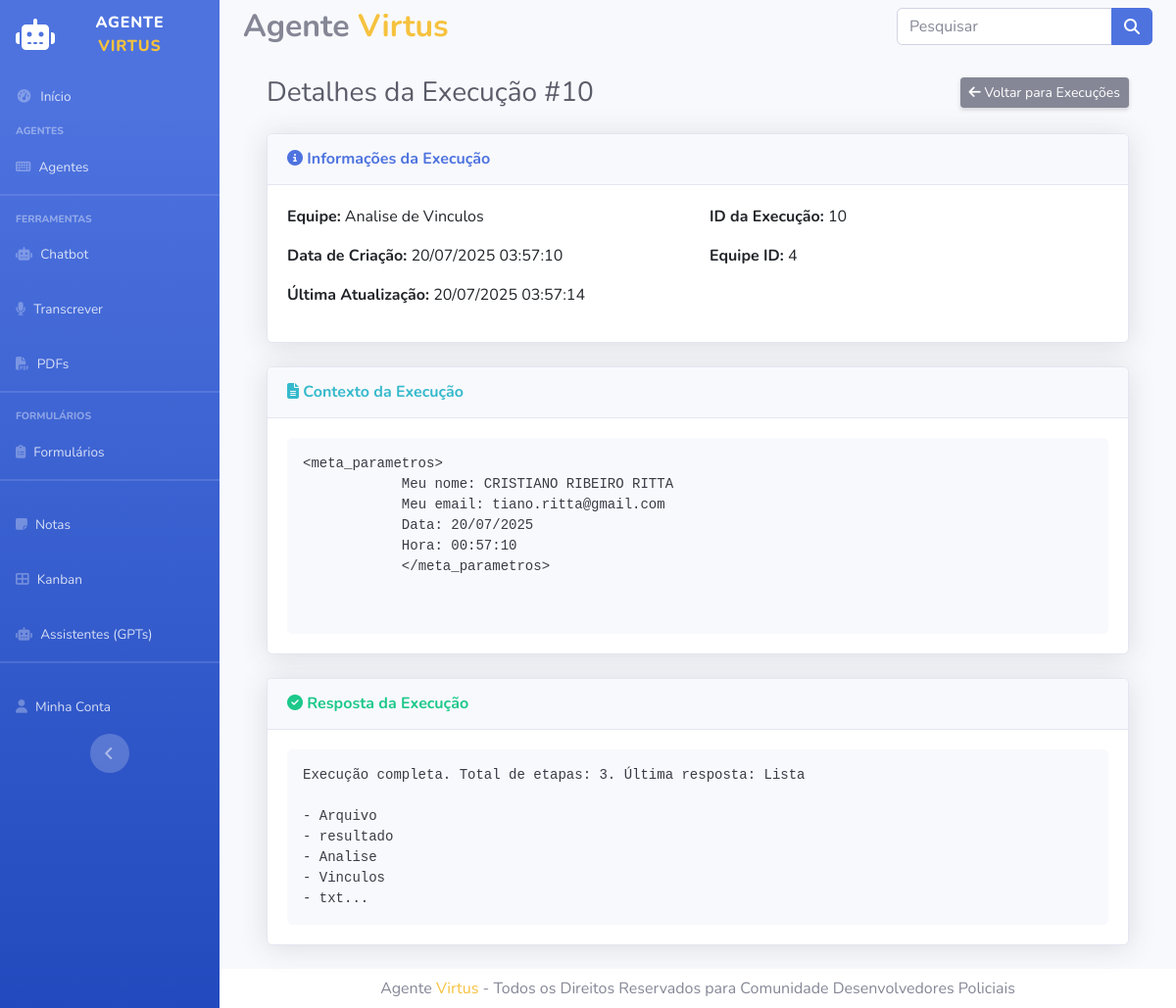
Page /agentesinteligentes/execucao/10 on the committed database.
### models/models.py (models this page shows, shortened)
class ExecucaoEquipe(db.Model):
    id = db.Column(db.Integer, primary_key=True)
    equipe_id = db.Column(db.Integer, db.ForeignKey('equipe_inteligente.id'), nullable=False)
    contexto = db.Column(db.Text, nullable=True)
    resposta = db.Column(db.Text, nullable=True)
    criado_em = db.Column(db.DateTime, default=datetime.utcnow)
    atualizado_em = db.Column(db.DateTime, default=datetime.utcnow, onupdate=datetime.utcnow)
    equipe = db.relationship('EquipeInteligente', backref=db.backref('execucoes', lazy=True))

class EquipeInteligente(db.Model):
    id = db.Column(db.Integer, primary_key=True)
    nome = db.Column(db.String(200), nullable=False)
    descricao = db.Column(db.Text, nullable=True)
    processo = db.Column(db.String(50), nullable=False)
    memoria = db.Column(db.Integer, nullable=False, default=1) # 1 = ativo, 0 = inativo
    layout = db.Column(db.Text().with_variant(LONGTEXT, "mysql")) # JSON com nós e conexões
    criado_em = db.Column(db.DateTime, default=datetime.utcnow)
    menu_ordem = db.Column(db.Integer, nullable=True)

### routes.py (the view)
    @app.route('/agentesinteligentes/execucao/<int:execucao_id>')
    def detalhes_execucao(execucao_id):
        return AgentesController.detalhes_execucao(execucao_id)

### app.py (called while the page is built)
@app.before_request
def carregar_menus_dinamicos():
    try:
        menus_dinamicos = EquipeInteligente.query.filter(
            EquipeInteligente.menu_ordem > 0
        ).order_by(EquipeInteligente.menu_ordem).all()
        formularios_dinamicos = Formulario.query.filter(
            Formulario.ativo == True,
            Formulario.menu_ordem > 0
        ).order_by(Formulario.menu_ordem).all()
        app.jinja_env.globals['menus'] = menus_dinamicos
        app.jinja_env.globals['formularios'] = formularios_dinamicos
    except Exception as e:
        app.jinja_env.globals['menus'] = []
        app.jinja_env.globals['formularios'] = []
        print(f"Erro ao carregar menus dinâmicos: {e}")

### controllers/AgentesController.py (called while the page is built)
    @staticmethod
    def detalhes_execucao(execucao_id):
        execucao = ExecucaoEquipe.query.get_or_404(execucao_id)
        return render_template('agentes/detalhes_execucao.html', execucao=execucao)

### templates/agentes/detalhes_execucao.html
{% extends 'layout/base.html' %}
{% block main %}
<div class="container-fluid">
    <div class="d-sm-flex align-items-center justify-content-between mb-4">
        <h1 class="h3 mb-0 text-gray-800">Detalhes da Execução #{{ execucao.id }}</h1>
        <div>
            <a href="/agentesinteligentes/execucoes" class="btn btn-sm btn-secondary shadow-sm">
                <i class="fas fa-arrow-left"></i> Voltar para Execuções
            </a>
        </div>
    </div>
    <div class="card shadow mb-4">
        <div class="card-header py-3">
            <h6 class="m-0 font-weight-bold text-primary">
                <i class="fas fa-info-circle"></i> Informações da Execução
            </h6>
        </div>
        <div class="card-body">
            <div class="row">
                <div class="col-md-6">
                    <p><strong>Equipe:</strong> {{ execucao.equipe.nome }}</p>
                    <p><strong>Data de Criação:</strong> {{ execucao.criado_em.strftime('%d/%m/%Y %H:%M:%S') }}</p>
                    <p><strong>Última Atualização:</strong> {{ execucao.atualizado_em.strftime('%d/%m/%Y %H:%M:%S') }}</p>
                </div>
                <div class="col-md-6">
                    <p><strong>ID da Execução:</strong> {{ execucao.id }}</p>
                    <p><strong>Equipe ID:</strong> {{ execucao.equipe_id }}</p>
                </div>
            </div>
        </div>
    </div>
    {% if execucao.contexto %}
    <div class="card shadow mb-4">
        <div class="card-header py-3">
            <h6 class="m-0 font-weight-bold text-info">
                <i class="fas fa-file-alt"></i> Contexto da Execução
            </h6>
        </div>
        <div class="card-body">
            <div class="bg-light p-3 rounded">
                <pre class="mb-0" style="white-space: pre-wrap; font-family: 'Courier New', monospace;">{{ execucao.contexto }}</pre>
            </div>
        </div>
    </div>
    {% endif %}
    <div class="card shadow mb-4">
        <div class="card-header py-3">
            <h6 class="m-0 font-weight-bold text-success">
                <i class="fas fa-check-circle"></i> Resposta da Execução
            </h6>
        </div>
        <div class="card-body">
            <div class="bg-light p-3 rounded">
                <pre class="mb-0" style="white-space: pre-wrap; font-family: 'Courier New', monospace;">{{ execucao.resposta }}</pre>
            </div>
        </div>
    </div>
</div>
{% endblock %}

### rows in the picture
ExecucaoEquipe: id "10", criado_em "20/07/2025 03:57:10", atualizado_em "20/07/2025 03:57:14", equipe_id "4", contexto "<meta_parametros> Meu nome: CRISTIANO RIBEIRO RITTA Meu email: tiano.ritta@gmail.com Data: 20/07/2025 Hora: 00:57:10 </meta_parametros>", resposta "Execução completa. Total de etapas: 3. Última resposta: Lista - Arquivo - resultado - Analise - Vinculos - txt..."
EquipeInteligente: equipe.nome "Analise de Vinculos"
